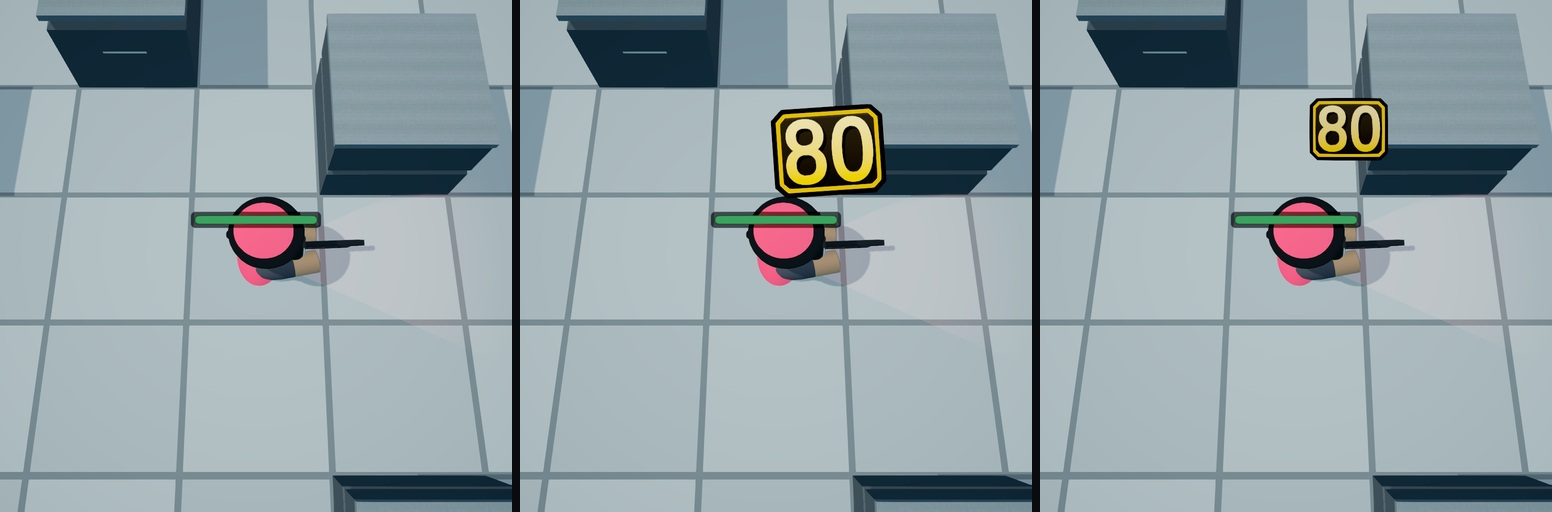
#> input picture Captures/AbilityJuice/strips/r3/numbers.jpg, 1552 x 512 px, found by its file name
$ python _c3_num_visual.py
#> lines starting #> are read from the running program, lines starting #| are printed output that depends on the picture
"""Round-3 critic: squint test and matched-scale comparison against Clash Mini."""

import numpy as np
from PIL import Image, ImageDraw
from scipy import ndimage

# ---- squint: our strip at thumbnail size, and greyscale
ours = Image.open("strips/r2/numbers.jpg")
#> ours is the input picture: PIL image 1552x512 RGB; mean R, G, B 146.9, 160.8, 165.6
r1 = Image.open("strips/r1/numbers.jpg")
w, h = ours.size
#> w = 1552; h = 512
small = ours.resize((w // 6, h // 6), Image.LANCZOS)
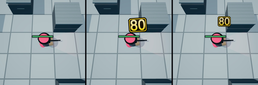
#> small: PIL image 258x85 RGB; mean R, G, B 146.9, 160.8, 165.7
small1 = r1.resize((w // 6, h // 6), Image.LANCZOS)
sheet = Image.new("RGB", (w // 6, h // 3 + 6), (20, 20, 20))
#> sheet: PIL image 258x176 RGB; every value is 20
sheet.paste(small1, (0, 0))
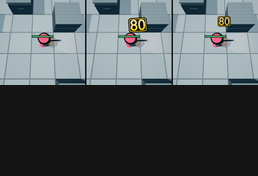
#> sheet: PIL image 258x176 RGB; mean R, G, B 81.3, 88, 90.4
sheet.paste(small, (0, h // 6 + 6))
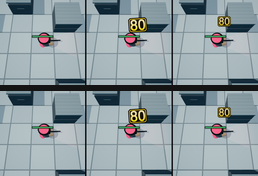
#> sheet: PIL image 258x176 RGB; mean R, G, B 142.5, 156, 160.7
sheet.save("_c3_num_squint.png")
print("squint sheet", sheet.size, "(top = r1, bottom = r2)")
#| squint sheet (258, 176) (top = r1, bottom = r2)

# greyscale of the r2 strip: does the number survive with hue removed?
g = np.asarray(ours.convert("RGB")).astype(np.float32)
gL = 0.2126 * g[..., 0] + 0.7152 * g[..., 1] + 0.0722 * g[..., 2]
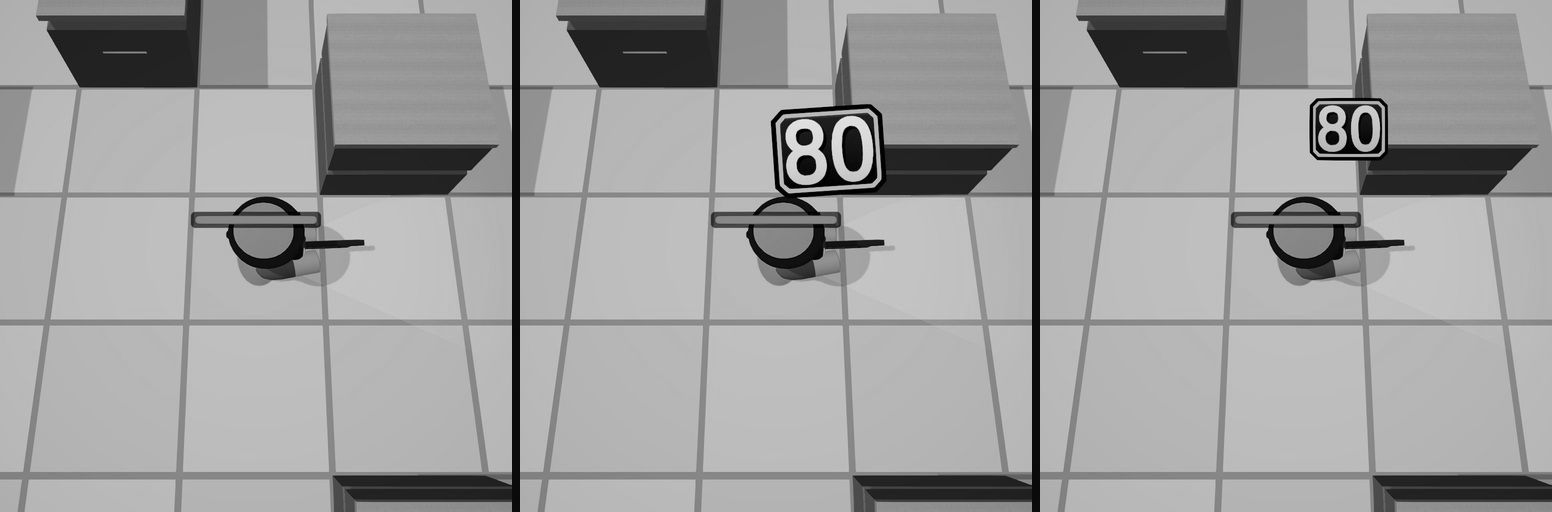
#> gL: shape (512, 1552) float32; min 0, max 239, mean 158.2
Image.fromarray(np.clip(gL, 0, 255).astype(np.uint8)).save("_c3_num_grey.png")

# ---- Clash Mini cell pitch, so numeral size can be quoted in cells
for name in ("cm-everyability-23", "cm-everyability-20"):
#> (the run stopped early here; a loop or call above may not have finished)

$ run again, with Captures/AbilityJuice/strips/r3/debris.jpg copied over Captures/AbilityJuice/strips/r3/numbers.jpg
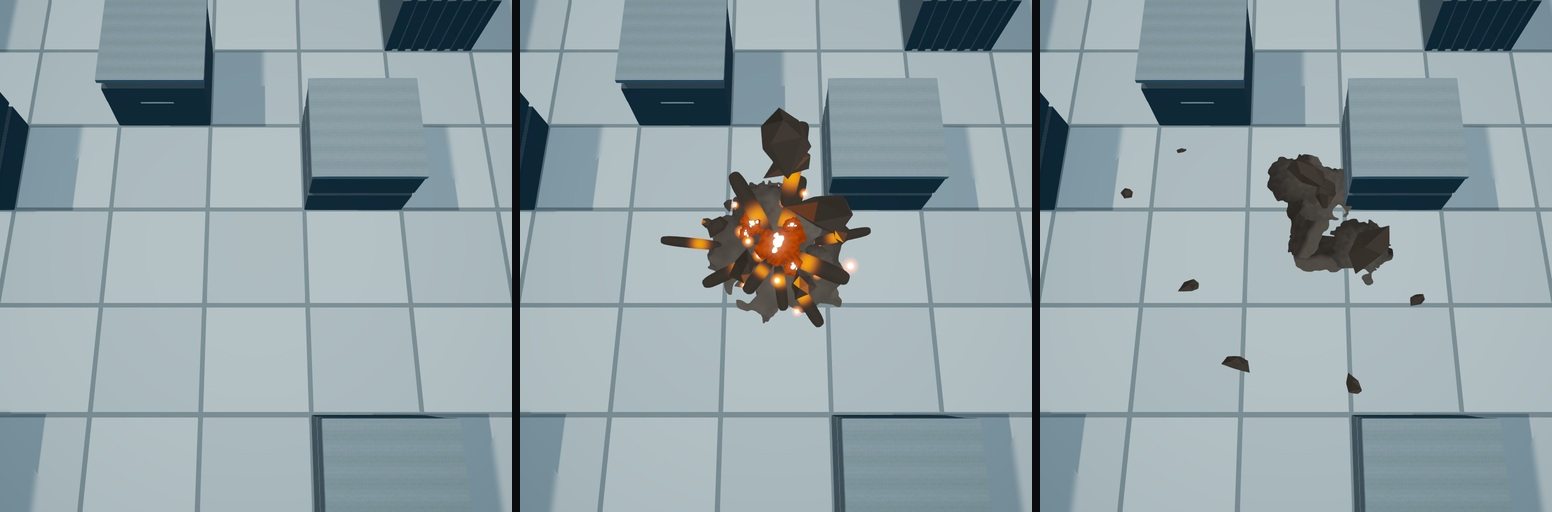
#> input picture Captures/AbilityJuice/strips/r3/debris.jpg, 1552 x 512 px, found by its file name
#> ours is the input picture: PIL image 1552x512 RGB; mean R, G, B 145.8, 161.2, 166.5
#> `sheet.paste(small, (0, h // 6 + 6))`:
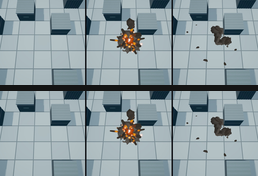
#> sheet: PIL image 258x176 RGB; mean R, G, B 141.5, 156.4, 161.5
#| squint sheet (258, 176) (top = r1, bottom = r2)
#> `gL = 0.2126 * g[..., 0] + 0.7152 * g[..., 1] + 0.0722 * g[..., 2]`:
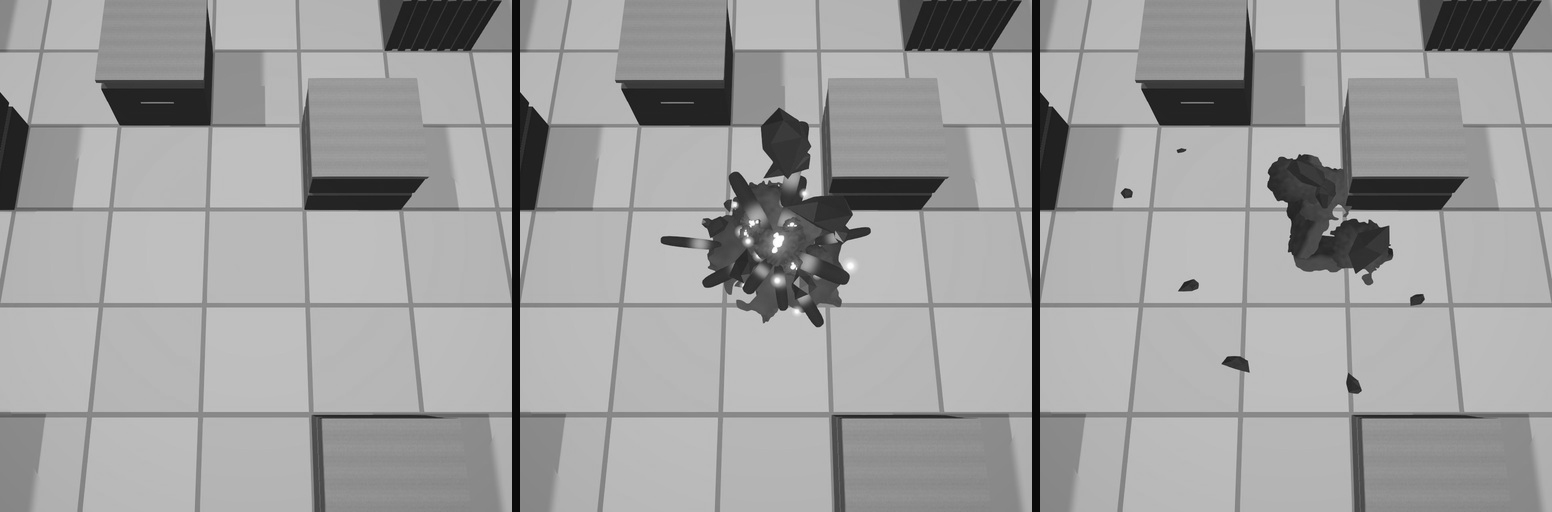
#> gL: shape (512, 1552) float32; min 10.14, max 254.9, mean 158.3

$ run again, with Captures/AbilityJuice/strips/r3/debris_contact.jpg copied over Captures/AbilityJuice/strips/r3/numbers.jpg
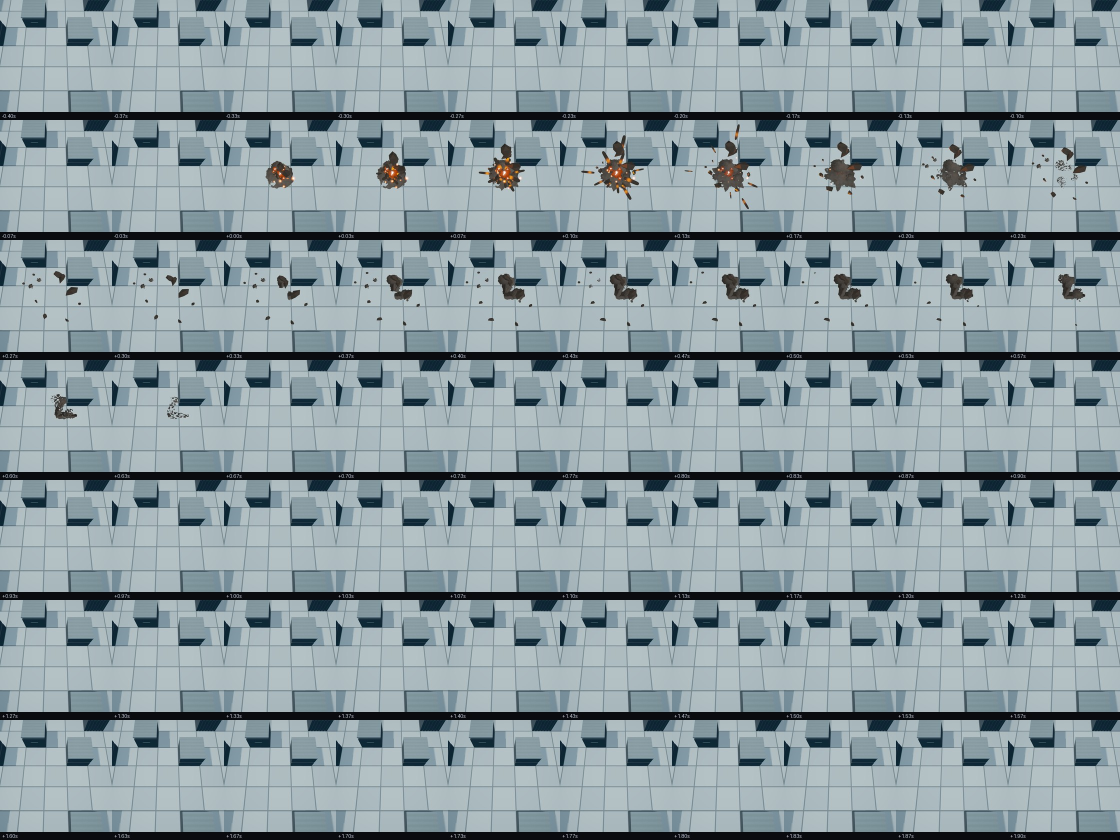
#> input picture Captures/AbilityJuice/strips/r3/debris_contact.jpg, 2240 x 1680 px, found by its file name (shown at 1/2 size)
#> ours is the input picture: PIL image 2240x1680 RGB; mean R, G, B 140.1, 155.5, 161.3
#> `sheet.paste(small1, (0, 0))`:
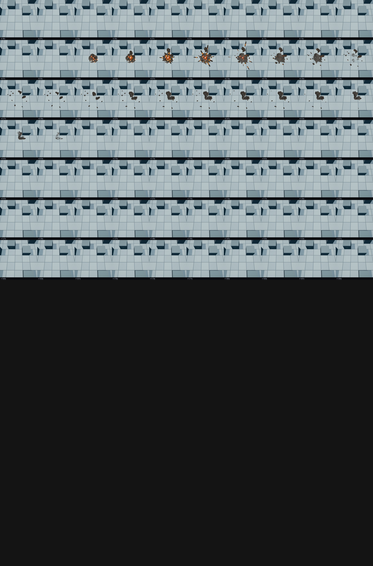
#> sheet: PIL image 373x566 RGB; mean R, G, B 79.4, 87.1, 89.9
#> `sheet.paste(small, (0, h // 6 + 6))`:
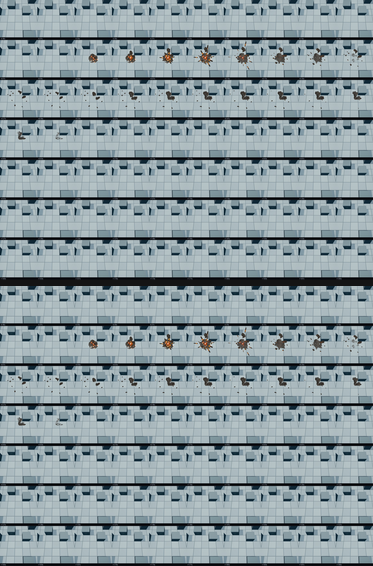
#> sheet: PIL image 373x566 RGB; mean R, G, B 138.9, 154.1, 159.8
#| squint sheet (373, 566) (top = r1, bottom = r2)
